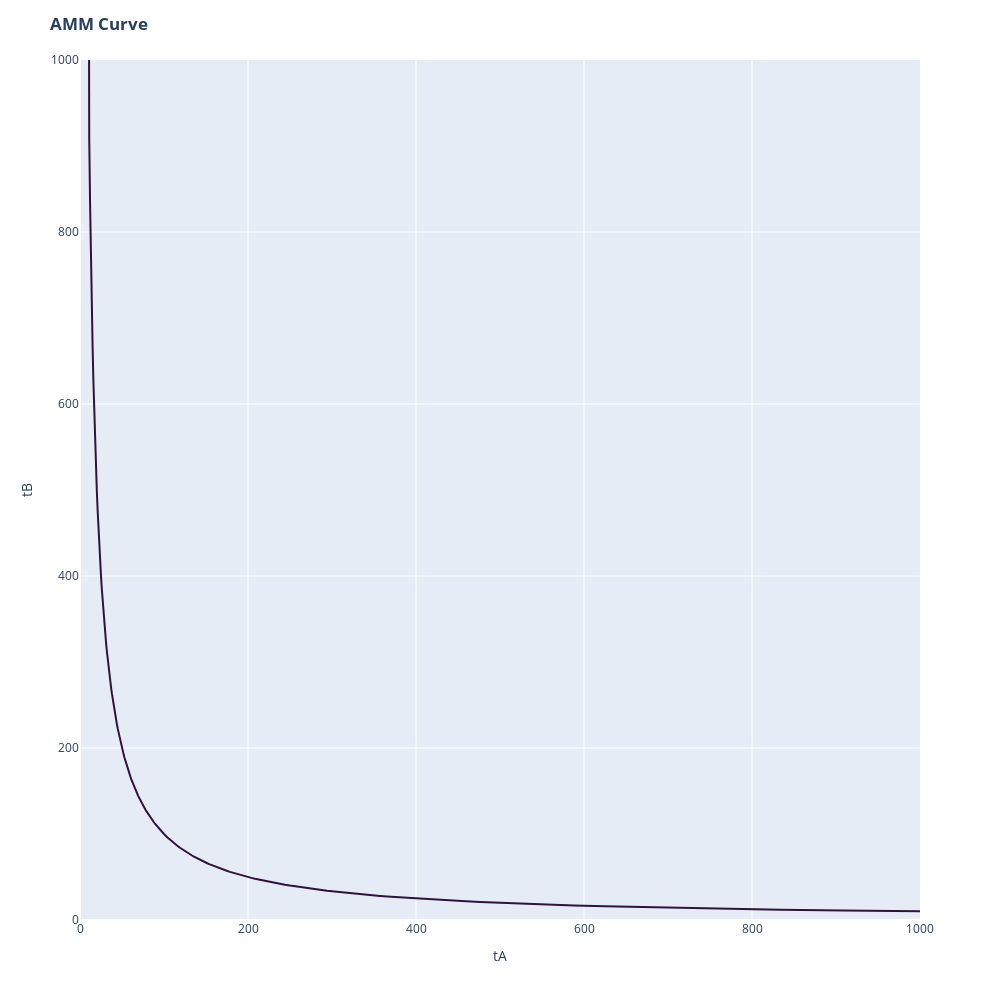

The code cell stored with this chart in its notebook:
### Markdown cell above
# Q1.5:  
Now create a graph (use plotly or similar), and draw the full curve for this series of both kinds of swaps - the AMM curve.

### Code cell
## buy_A, buy_B

#Remove unneeded cols in df
# del buy_A['invariant']
# del buy_B['invariant']

# plotvals = buy_A.merge(buy_B, left_on='lkey', right_on='rkey')
# plotvals = buy_A.merge(buy_B)
curve2 = pd.concat([buy_A, buy_B.iloc[::-1]], axis=0, ignore_index=True)

fig = px.line(curve2, x="tA", y="tB", color_discrete_sequence=px.colors.sequential.Turbo)
fig.update_xaxes(range=[0, 1000])
fig.update_yaxes(range=[0, 1000])
fig.update_layout(height=1000, width=1000, title_text='<b>AMM Curve</b>')

fig.show()

### Figure 1 — Plotly figure (JSON) as saved in the notebook; plotly's stock layout.template omitted (floating-point values rounded to 4 significant figures; data arrays with more than 128 entries replaced by an {"elided": "..."} marker saying what was removed)
{"data": [{"hovertemplate": "tA=%{x}<br>tB=%{y}<extra></extra>", "legendgroup": "", "line": {"color": "#30123b", "dash": "solid"}, "mode": "lines", "name": "", "orientation": "v", "showlegend": false, "type": "scatter", "x": {"elided": "200 float values"}, "xaxis": "x", "y": {"elided": "200 float values"}, "yaxis": "y"}], "layout": {"height": 1000, "legend": {"tracegroupgap": 0}, "margin": {"t": 60}, "title": {"text": "<b>AMM Curve</b>"}, "width": 1000, "xaxis": {"anchor": "y", "domain": [0, 1], "range": [0, 1000], "title": {"text": "tA"}, "type": "linear"}, "yaxis": {"anchor": "x", "domain": [0, 1], "range": [0, 1000], "title": {"text": "tB"}, "type": "linear"}}}
